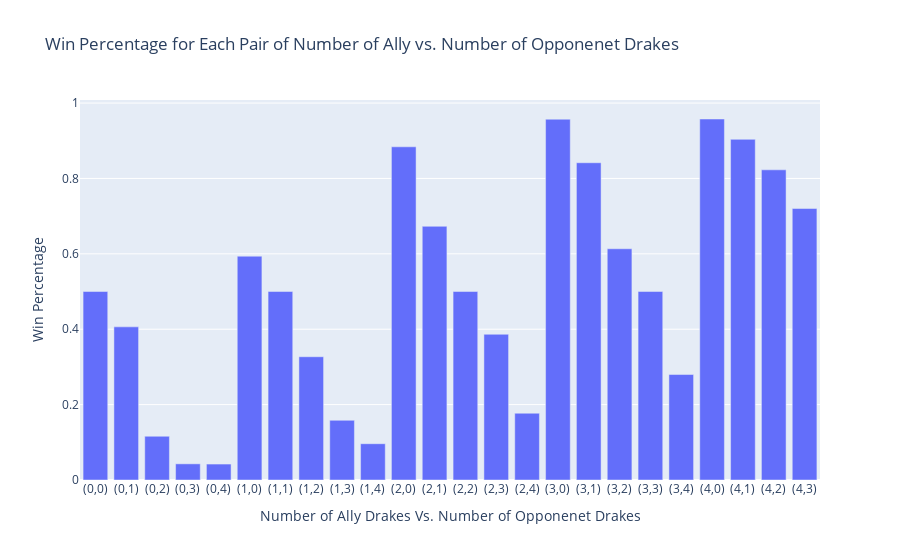

The notebook cell this image was saved under:
### Code cell
fig = px.bar(
    elemental_win,
    x='pair',
    y='result',
    barmode='stack',
    title= "Win Percentage for Each Pair of Number of Ally vs. Number of Opponenet Drakes",
        labels={
        'pair': 'Number of Ally Drakes Vs. Number of Opponenet Drakes',
        'result': 'Win Percentage'
    }
)

fig.show()

### Figure 1 — Plotly figure (JSON) as saved in the notebook; plotly's stock layout.template omitted (floating-point values rounded to 4 significant figures)
{"data": [{"alignmentgroup": "True", "hovertemplate": "Number of Ally Drakes Vs. Number of Opponenet Drakes=%{x}<br>Win Percentage=%{y}<extra></extra>", "legendgroup": "", "marker": {"color": "#636efa", "pattern": {"shape": ""}}, "name": "", "offsetgroup": "", "orientation": "v", "showlegend": false, "textposition": "auto", "type": "bar", "x": ["(0,0)", "(0,1)", "(0,2)", "(0,3)", "(0,4)", "(1,0)", "(1,1)", "(1,2)", "(1,3)", "(1,4)", "(2,0)", "(2,1)", "(2,2)", "(2,3)", "(2,4)", "(3,0)", "(3,1)", "(3,2)", "(3,3)", "(3,4)", "(4,0)", "(4,1)", "(4,2)", "(4,3)"], "xaxis": "x", "y": [0.5, 0.4062, 0.1161, 0.04288, 0.04233, 0.5938, 0.5, 0.327, 0.1584, 0.09628, 0.8839, 0.673, 0.5, 0.3866, 0.1771, 0.9571, 0.8416, 0.6134, 0.5, 0.2798, 0.9577, 0.9037, 0.8229, 0.7202], "yaxis": "y"}], "layout": {"barmode": "stack", "legend": {"tracegroupgap": 0}, "title": {"text": "Win Percentage for Each Pair of Number of Ally vs. Number of Opponenet Drakes"}, "xaxis": {"anchor": "y", "domain": [0, 1], "title": {"text": "Number of Ally Drakes Vs. Number of Opponenet Drakes"}}, "yaxis": {"anchor": "x", "domain": [0, 1], "title": {"text": "Win Percentage"}}}}
